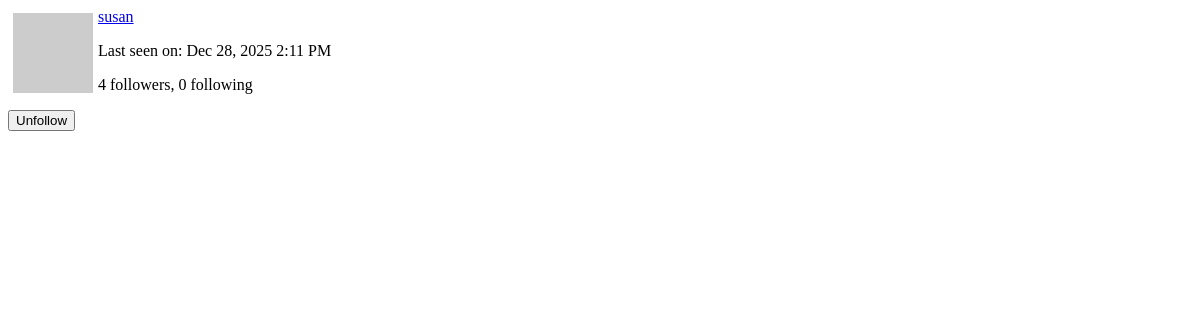
Page /user/susan/popup (signed in) on the earlier database version.
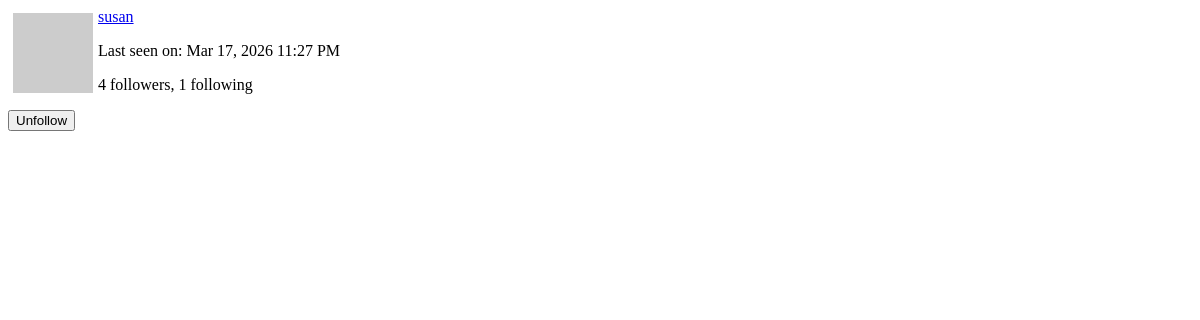
Same page on the later database version.
### app/models.py (models this page shows, shortened)
class PaginatedAPIMixin(object):
    @staticmethod
    def to_collection_dict(query, page, per_page, endpoint, **kwargs): #it takes an sql query, a page number and a page size
        resources = db.paginate(query, page=page, per_page=per_page, error_out=False)
        data = {
          'items': [item.to_dict() for item in resources.items],
            '_meta': {
                'page': page,
                'per_page': per_page,
                'total_pages': resources.pages,
                'total_items': resources.total
            },
            '_links': {
                'self': url_for(endpoint, page=page, per_page=per_page,
                                **kwargs), #takes the endpoint argument for the view function that needs to be used in the url_for calls
                'next': url_for(endpoint, page=page + 1, per_page=per_page,
                                **kwargs) if resources.has_next else None,
                'prev': url_for(endpoint, page=page - 1, per_page=per_page,
                                **kwargs) if resources.has_prev else None
            }
        }
        return data

class User(PaginatedAPIMixin, UserMixin, db.Model):
    __tablename__ = "user"
    id: so.Mapped[int] = so.mapped_column(primary_key=True)
    username: so.Mapped[str] = so.mapped_column(sa.String(64), index=True, unique=True)
    email: so.Mapped[str] = so.mapped_column(sa.String(120), index=True, unique=True)
    password_hash: so.Mapped[Optional[str]] = so.mapped_column(sa.String(256))
    posts: so.WriteOnlyMapped['Post'] = so.relationship(back_populates='author')
    about_me: so.Mapped[Optional[str]] = so.mapped_column(sa.String(140))
    last_seen: so.Mapped[Optional[datetime]] = so.mapped_column(default=lambda:
                                datetime.now(timezone.utc))
    def avatar(self, size):
        digest = md5(self.email.lower().encode('utf-8')).hexdigest()
        return f'https://www.gravatar.com/avatar/{digest}?d=identicon&s={size}'
    following: so.WriteOnlyMapped['User'] = so.relationship(
        secondary=followers,
        primaryjoin=(followers.c.follower_id == id),
        secondaryjoin=(followers.c.followed_id == id),
        back_populates='followers')
    followers: so.WriteOnlyMapped['User'] = so.relationship(
        secondary=followers, primaryjoin=(followers.c.followed_id == id),
        secondaryjoin=(followers.c.follower_id == id),
        back_populates='following')
    def is_following(self, user):
        query = self.following.select().where(User.id == user.id)
        return db.session.scalar(query)
    def followers_count(self):
        query = sa.select(sa.func.count()).select_from(
            self.followers.select().subquery())
        return db.session.scalar(query)
    def following_count(self):
        query = sa.select(sa.func.count()).select_from(
            self.following.select().subquery())
        return db.session.scalar(query)
    last_message_read_time: so.Mapped[Optional[datetime]]
    messages_sent: so.WriteOnlyMapped['Message'] = so.relationship(foreign_keys='Message.sender_id', back_populates='author')
    messages_received: so.WriteOnlyMapped['Message'] = so.relationship(foreign_keys='Message.recipient_id', back_populates='recipient')
    notifications: so.WriteOnlyMapped['Notification'] = so.relationship(back_populates='user')
    tasks: so.WriteOnlyMapped['Task'] = so.relationship(back_populates='user')
    token: so.Mapped[Optional[str]] = so.mapped_column(sa.String(32), index=True, unique=True)
    token_expiration: so.Mapped[Optional[datetime]] = so.mapped_column(sa.DateTime)

### app/main/routes.py (the view)
@bp.route('/user/<username>/popup')
@login_required
def user_popup(username):
    user = db.first_or_404(sa.select(User).where(User.username == username))
    form = EmptyForm()
    return render_template('user_popup.html', user=user, form=form)

### app/main/forms.py
class SearchForm(FlaskForm):
    q = StringField(_l('Search'), validators=[DataRequired()])
    def __init__(self, *args, **kwargs):
        if 'formdata' not in kwargs:
            kwargs['formdata'] = request.args
        if 'meta' not in kwargs:
            kwargs['meta'] = {'csrf': False}
        super(SearchForm, self).__init__(*args, **kwargs)

class EmptyForm(FlaskForm):
    submit = SubmitField(_l('Submit'))

### app/__init__.py (called while the page is built)
def get_locale():
    return request.accept_languages.best_match(current_app.config['LANGUAGES'])

### app/main/routes.py (called while the page is built)
@bp.before_request
def before_request():
    if current_user.is_authenticated:
        current_user.last_seen = datetime.now(timezone.utc)
        db.session.commit()
        g.search_form = SearchForm()
    g.locale = str(get_locale())

### app/models.py (called while the page is built)
@login.user_loader
def load_user(id):
    return db.session.get(User, int(id))

### app/templates/user_popup.html (shortened to what this page needs)
<div>
  <img src="{{ user.avatar(64) }}" style="margin: 5px; float: left">
  <p><a href="{{ url_for('main.user', username=user.username) }}">{{ user.username }}</a></p>
  {% if user.last_seen %}
  <p>{{ _('Last seen on') }}: {{ moment(user.last_seen).format('lll') }}</p>
  {% endif %}
  <p>{{ _('%(count)d followers', count=user.followers_count()) }}, {{ _('%(count)d following', count=user.following_count()) }}</p>
  {% if user != current_user %}
    {% if not current_user.is_following(user) %}
    <p>
      <form action="{{ url_for('main.follow', username=user.username) }}" method="post">
        {{ form.hidden_tag() }}
        {{ form.submit(value=_('Follow'), class_='btn btn-outline-primary btn-sm') }}
      </form>
    </p>
    {% else %}
    <p>
      <form action="{{ url_for('main.unfollow', username=user.username) }}" method="post">
        {{ form.submit(value=_('Unfollow'), class_='btn btn-outline-primary btn-sm') }}
      </form>
    </p>
    {% endif %}
  {% endif %}
</div>

Differences in the rows shown:
changed User "susan": last_seen "Dec 28, 2025 2:11 PM" → "Mar 17, 2026 11:27 PM"
Other differences:
text no longer shown: "0 following"
text now shown: "1 following"
